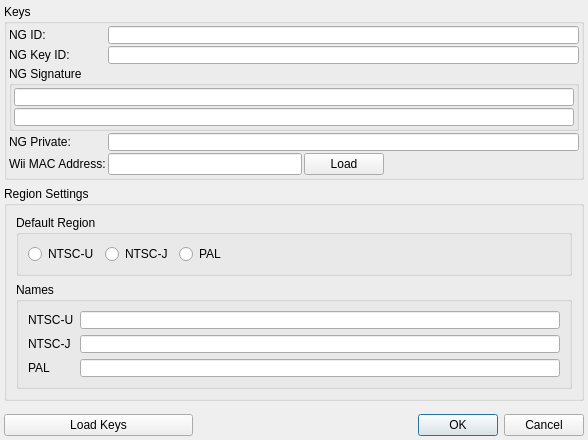
<?xml version="1.0" encoding="UTF-8"?>
<ui version="4.0">
 <class>PreferencesDialog</class>
 <widget class="QDialog" name="PreferencesDialog">
  <property name="geometry">
   <rect>
    <x>0</x>
    <y>0</y>
    <width>588</width>
    <height>440</height>
   </rect>
  </property>
  <property name="minimumSize">
   <size>
    <width>588</width>
    <height>440</height>
   </size>
  </property>
  <property name="maximumSize">
   <size>
    <width>588</width>
    <height>440</height>
   </size>
  </property>
  <property name="windowTitle">
   <string>Preferences...</string>
  </property>
  <layout class="QGridLayout" name="gridLayout_4">
   <property name="margin">
    <number>4</number>
   </property>
   <item row="4" column="0">
    <widget class="QPushButton" name="loadKeysBtn">
     <property name="text">
      <string>Load Keys</string>
     </property>
    </widget>
   </item>
   <item row="4" column="1" colspan="2">
    <widget class="QDialogButtonBox" name="buttonBox">
     <property name="orientation">
      <enum>Qt::Horizontal</enum>
     </property>
     <property name="standardButtons">
      <set>QDialogButtonBox::Cancel|QDialogButtonBox::Ok</set>
     </property>
     <property name="centerButtons">
      <bool>false</bool>
     </property>
    </widget>
   </item>
   <item row="0" column="0" colspan="3">
    <widget class="QGroupBox" name="groupBox">
     <property name="title">
      <string>Keys</string>
     </property>
     <layout class="QGridLayout" name="gridLayout">
      <property name="margin">
       <number>2</number>
      </property>
      <property name="spacing">
       <number>2</number>
      </property>
      <item row="1" column="0">
       <widget class="QLabel" name="ngKeyIDLbl">
        <property name="text">
         <string>NG Key ID:</string>
        </property>
       </widget>
      </item>
      <item row="4" column="1">
       <widget class="QLineEdit" name="macAddrLineEdit">
        <property name="minimumSize">
         <size>
          <width>0</width>
          <height>18</height>
         </size>
        </property>
        <property name="font">
         <font>
          <family>Courier New</family>
         </font>
        </property>
        <property name="maxLength">
         <number>12</number>
        </property>
       </widget>
      </item>
      <item row="0" column="0">
       <widget class="QLabel" name="ngIDLbl">
        <property name="text">
         <string>NG ID: </string>
        </property>
       </widget>
      </item>
      <item row="3" column="0">
       <widget class="QLabel" name="ngPrivLbl">
        <property name="text">
         <string>NG Private: </string>
        </property>
       </widget>
      </item>
      <item row="4" column="0">
       <widget class="QLabel" name="macAddrLbl">
        <property name="text">
         <string>Wii MAC Address:</string>
        </property>
       </widget>
      </item>
      <item row="4" column="2">
       <widget class="QPushButton" name="macLoadBtn">
        <property name="text">
         <string>Load</string>
        </property>
       </widget>
      </item>
      <item row="4" column="3">
       <spacer name="horizontalSpacer_2">
        <property name="orientation">
         <enum>Qt::Horizontal</enum>
        </property>
        <property name="sizeHint" stdset="0">
         <size>
          <width>40</width>
          <height>20</height>
         </size>
        </property>
       </spacer>
      </item>
      <item row="3" column="1" colspan="3">
       <widget class="QLineEdit" name="ngPrivLineEdit">
        <property name="minimumSize">
         <size>
          <width>0</width>
          <height>18</height>
         </size>
        </property>
        <property name="font">
         <font>
          <family>Courier New</family>
         </font>
        </property>
        <property name="maxLength">
         <number>60</number>
        </property>
       </widget>
      </item>
      <item row="2" column="0" colspan="4">
       <widget class="QGroupBox" name="groupBox_2">
        <property name="title">
         <string>NG Signature</string>
        </property>
        <layout class="QGridLayout" name="gridLayout_5">
         <property name="margin">
          <number>2</number>
         </property>
         <property name="spacing">
          <number>2</number>
         </property>
         <item row="0" column="0">
          <layout class="QVBoxLayout" name="verticalLayout">
           <property name="spacing">
            <number>2</number>
           </property>
           <item>
            <widget class="QLineEdit" name="ngSigPt1LineEdit">
             <property name="minimumSize">
              <size>
               <width>0</width>
               <height>18</height>
              </size>
             </property>
             <property name="font">
              <font>
               <family>Courier New</family>
              </font>
             </property>
             <property name="maxLength">
              <number>60</number>
             </property>
            </widget>
           </item>
           <item>
            <widget class="QLineEdit" name="ngSigPt2LineEdit">
             <property name="minimumSize">
              <size>
               <width>0</width>
               <height>18</height>
              </size>
             </property>
             <property name="font">
              <font>
               <family>Courier New</family>
              </font>
             </property>
             <property name="text">
              <string/>
             </property>
             <property name="maxLength">
              <number>60</number>
             </property>
            </widget>
           </item>
          </layout>
         </item>
        </layout>
       </widget>
      </item>
      <item row="0" column="1" colspan="3">
       <widget class="QLineEdit" name="ngIDLineEdit">
        <property name="minimumSize">
         <size>
          <width>0</width>
          <height>18</height>
         </size>
        </property>
        <property name="font">
         <font>
          <family>Courier New</family>
         </font>
        </property>
        <property name="maxLength">
         <number>8</number>
        </property>
       </widget>
      </item>
      <item row="1" column="1" colspan="3">
       <widget class="QLineEdit" name="ngKeyIDLineEdit">
        <property name="minimumSize">
         <size>
          <width>0</width>
          <height>18</height>
         </size>
        </property>
        <property name="font">
         <font>
          <family>Courier New</family>
         </font>
        </property>
        <property name="maxLength">
         <number>8</number>
        </property>
       </widget>
      </item>
     </layout>
    </widget>
   </item>
   <item row="3" column="0" colspan="3">
    <spacer name="verticalSpacer">
     <property name="orientation">
      <enum>Qt::Vertical</enum>
     </property>
     <property name="sizeHint" stdset="0">
      <size>
       <width>20</width>
       <height>40</height>
      </size>
     </property>
    </spacer>
   </item>
   <item row="1" column="0" colspan="3">
    <widget class="QGroupBox" name="reagionGrpBox">
     <property name="title">
      <string>Region Settings</string>
     </property>
     <layout class="QGridLayout" name="gridLayout_6">
      <item row="0" column="0">
       <widget class="QGroupBox" name="regionBox">
        <property name="title">
         <string>Default Region</string>
        </property>
        <layout class="QGridLayout" name="gridLayout_2">
         <item row="1" column="1">
          <widget class="QRadioButton" name="ntscJRB">
           <property name="text">
            <string>NTSC-J</string>
           </property>
           <attribute name="buttonGroup">
            <string notr="true">regionBtnGrp</string>
           </attribute>
          </widget>
         </item>
         <item row="1" column="0">
          <widget class="QRadioButton" name="ntscURB">
           <property name="text">
            <string>NTSC-U</string>
           </property>
           <attribute name="buttonGroup">
            <string notr="true">regionBtnGrp</string>
           </attribute>
          </widget>
         </item>
         <item row="1" column="2">
          <widget class="QRadioButton" name="palRB">
           <property name="text">
            <string>PAL</string>
           </property>
           <attribute name="buttonGroup">
            <string notr="true">regionBtnGrp</string>
           </attribute>
          </widget>
         </item>
         <item row="1" column="3">
          <spacer name="horizontalSpacer">
           <property name="orientation">
            <enum>Qt::Horizontal</enum>
           </property>
           <property name="sizeHint" stdset="0">
            <size>
             <width>40</width>
             <height>20</height>
            </size>
           </property>
          </spacer>
         </item>
        </layout>
       </widget>
      </item>
      <item row="1" column="0">
       <widget class="QGroupBox" name="defaultRegionNamesGrp">
        <property name="title">
         <string>Names</string>
        </property>
        <layout class="QGridLayout" name="gridLayout_3">
         <item row="0" column="0" colspan="2">
          <widget class="QLabel" name="ntscUNameLbl">
           <property name="text">
            <string>&lt;html&gt;&lt;head/&gt;&lt;body&gt;&lt;p&gt;NTSC-U&lt;/p&gt;&lt;/body&gt;&lt;/html&gt;</string>
           </property>
          </widget>
         </item>
         <item row="2" column="0">
          <widget class="QLabel" name="palNameLbl">
           <property name="text">
            <string>PAL</string>
           </property>
          </widget>
         </item>
         <item row="2" column="2">
          <widget class="QLineEdit" name="palNameLE">
           <property name="minimumSize">
            <size>
             <width>0</width>
             <height>18</height>
            </size>
           </property>
          </widget>
         </item>
         <item row="1" column="0" colspan="2">
          <widget class="QLabel" name="ntscJNameLbl">
           <property name="text">
            <string>NTSC-J</string>
           </property>
          </widget>
         </item>
         <item row="0" column="2">
          <widget class="QLineEdit" name="ntscUNameLE">
           <property name="minimumSize">
            <size>
             <width>0</width>
             <height>18</height>
            </size>
           </property>
          </widget>
         </item>
         <item row="1" column="2">
          <widget class="QLineEdit" name="ntscJNameLE">
           <property name="minimumSize">
            <size>
             <width>0</width>
             <height>18</height>
            </size>
           </property>
          </widget>
         </item>
        </layout>
       </widget>
      </item>
     </layout>
    </widget>
   </item>
  </layout>
 </widget>
 <tabstops>
  <tabstop>ngIDLineEdit</tabstop>
  <tabstop>ngKeyIDLineEdit</tabstop>
  <tabstop>ngSigPt1LineEdit</tabstop>
  <tabstop>ngSigPt2LineEdit</tabstop>
  <tabstop>ngPrivLineEdit</tabstop>
  <tabstop>macAddrLineEdit</tabstop>
  <tabstop>ntscURB</tabstop>
  <tabstop>ntscJRB</tabstop>
  <tabstop>palRB</tabstop>
  <tabstop>ntscUNameLE</tabstop>
  <tabstop>ntscJNameLE</tabstop>
  <tabstop>palNameLE</tabstop>
 </tabstops>
 <resources/>
 <connections>
  <connection>
   <sender>buttonBox</sender>
   <signal>accepted()</signal>
   <receiver>PreferencesDialog</receiver>
   <slot>accept()</slot>
   <hints>
    <hint type="sourcelabel">
     <x>618</x>
     <y>212</y>
    </hint>
    <hint type="destinationlabel">
     <x>157</x>
     <y>274</y>
    </hint>
   </hints>
  </connection>
  <connection>
   <sender>buttonBox</sender>
   <signal>rejected()</signal>
   <receiver>PreferencesDialog</receiver>
   <slot>reject()</slot>
   <hints>
    <hint type="sourcelabel">
     <x>618</x>
     <y>212</y>
    </hint>
    <hint type="destinationlabel">
     <x>286</x>
     <y>274</y>
    </hint>
   </hints>
  </connection>
 </connections>
 <buttongroups>
  <buttongroup name="regionBtnGrp"/>
 </buttongroups>
</ui>
